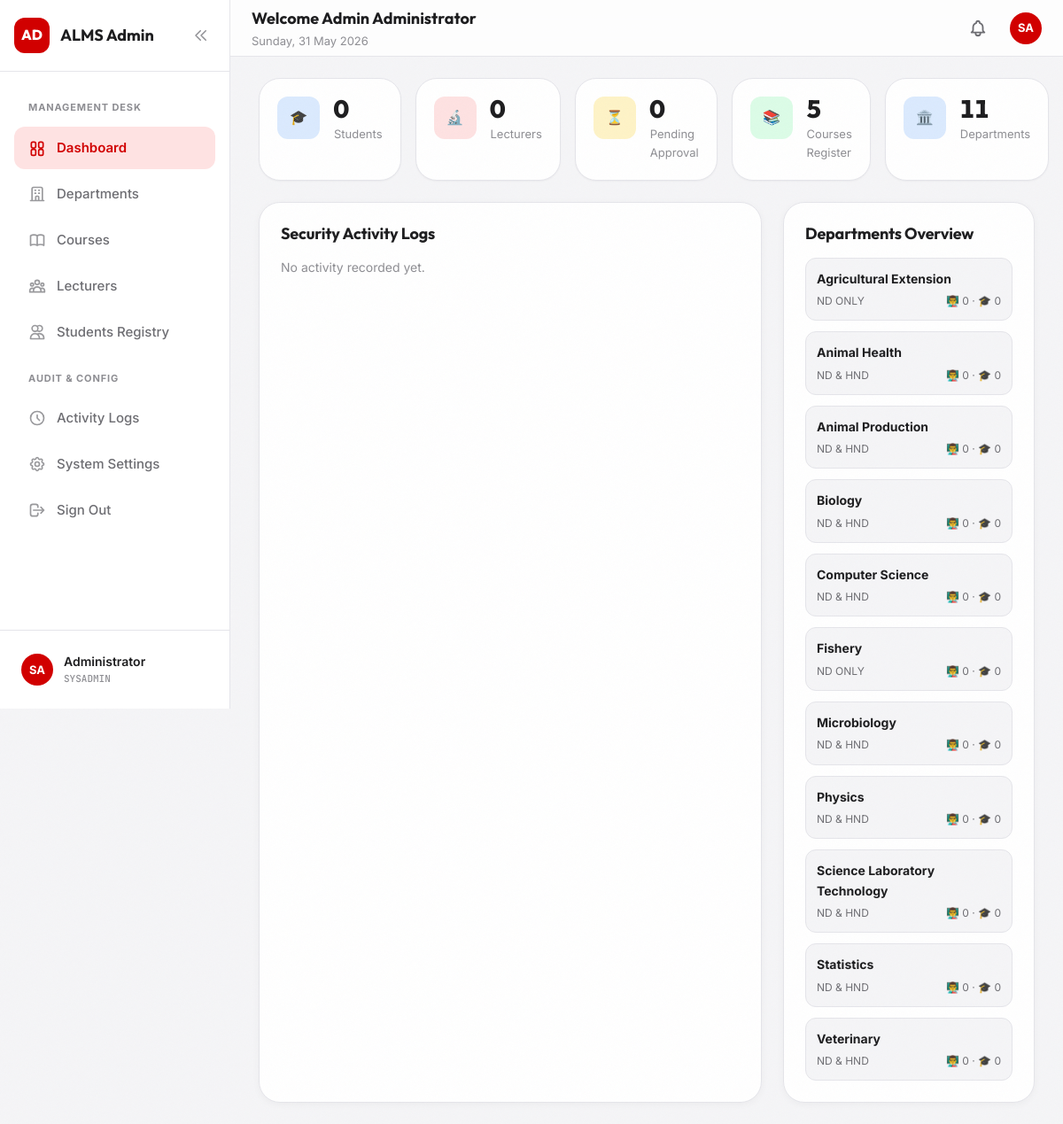
Page /admin/dashboard.php (signed in) on the committed database.
### tables this page shows
CREATE TABLE `departments` (
  `id` INT AUTO_INCREMENT PRIMARY KEY,
  `name` VARCHAR(255) NOT NULL UNIQUE,
  `level_offered` ENUM('ND & HND', 'ND ONLY') NOT NULL DEFAULT 'ND & HND'
);

### admin/dashboard.php (the view, shortened to what this page needs)
<?php
$currentPage = 'dashboard';
require_once __DIR__ . '/../includes/header.php';
$db = db();
$stats = [];
$stdStmt = $db->query("SELECT COUNT(*) AS total FROM users WHERE role = 'student'");
$stats['students'] = $stdStmt->fetch()['total'];
$lecStmt = $db->query("SELECT COUNT(*) AS total FROM users WHERE role = 'lecturer'");
$stats['lecturers'] = $lecStmt->fetch()['total'];
$pendStmt = $db->query("SELECT COUNT(*) AS total FROM users WHERE role = 'lecturer' AND status = 'pending'");
$stats['pending_lecturers'] = $pendStmt->fetch()['total'];
$crsStmt = $db->query("SELECT COUNT(*) AS total FROM courses");
$stats['courses'] = $crsStmt->fetch()['total'];
$deptStmt = $db->query("SELECT COUNT(*) AS total FROM departments");
$stats['departments'] = $deptStmt->fetch()['total'];
$activities = [];
try {
    $actStmt = $db->query("
        SELECT a.action, a.ip_address, a.timestamp, u.first_name, u.last_name, u.role
        FROM activity_log a
        JOIN users u ON a.user_id = u.id
        ORDER BY a.timestamp DESC LIMIT 20
    ");
    $activities = $actStmt->fetchAll();
} catch (PDOException $e) {
}
$deptsOverview = [];
try {
    $ovStmt = $db->query("
        SELECT d.id, d.name, d.level_offered,
               (SELECT COUNT(*) FROM student_profiles WHERE department_id = d.id) AS student_count,
               (SELECT COUNT(*) FROM lecturer_profiles WHERE primary_department_id = d.id) AS lecturer_count
        FROM departments d
        ORDER BY d.name ASC
    ");
    $deptsOverview = $ovStmt->fetchAll();
} catch (PDOException $e) {
}
?>
<?php require_once __DIR__ . '/../includes/nav-admin.php'; ?>
<div class="main-content">
    <?php require_once __DIR__ . '/../includes/topbar.php'; ?>
    <div class="page-content animate-fade-in">
        <div class="stats-row stats-row-5 mb-6">
            <div class="stat-card">
                <div class="stat-card-icon blue">🎓</div>
                <div>
                    <div class="stat-card-value font-mono-data"><?= $stats['students'] ?></div>
                    <div class="stat-card-label">Students</div>
                </div>
            </div>
            <div class="stat-card">
                <div class="stat-card-icon red">🔬</div>
                <div>
                    <div class="stat-card-value font-mono-data"><?= $stats['lecturers'] ?></div>
                    <div class="stat-card-label">Lecturers</div>
                </div>
            </div>
            <div class="stat-card">
                <div class="stat-card-icon amber">⏳</div>
                <div>
                    <div class="stat-card-value font-mono-data"><?= $stats['pending_lecturers'] ?></div>
                    <div class="stat-card-label">Pending Approval</div>
                </div>
            </div>
            <div class="stat-card">
                <div class="stat-card-icon green">📚</div>
                <div>
                    <div class="stat-card-value font-mono-data"><?= $stats['courses'] ?></div>
                    <div class="stat-card-label">Courses Register</div>
                </div>
            </div>
            <div class="stat-card">
                <div class="stat-card-icon blue">🏛️</div>
                <div>
                    <div class="stat-card-value font-mono-data"><?= $stats['departments'] ?></div>
                    <div class="stat-card-label">Departments</div>
                </div>
            </div>
        </div>
        <div class="content-grid">
            <div class="dashboard-widget" style="overflow-x: auto;">
                <h3 style="font-size: 1.125rem; font-weight: 700; margin-bottom: var(--sp-4);">Security Activity Logs</h3>
                <?php if (empty($activities)): ?>
                    <p class="text-muted text-sm">No activity recorded yet.</p>
                <?php endif; ?>
            </div>
            <div class="dashboard-widget">
                <h3 style="font-size: 1.125rem; font-weight: 700; margin-bottom: var(--sp-4);">Departments Overview</h3>
                <div style="display: flex; flex-direction: column; gap: 12px;">
                    <?php if (empty($deptsOverview)): ?>
                        <p class="text-muted text-sm">No departments available.</p>
                    <?php else: ?>
                        <?php foreach ($deptsOverview as $dept): ?>
                            <div style="padding: 12px; border-radius: 12px; border: 1px solid var(--clr-border-light); background: var(--clr-bg); display: flex; flex-direction: column; gap: 4px;">
                                <div style="font-weight: 700; font-size: 0.875rem; color: var(--clr-text);"><?= htmlspecialchars($dept['name']) ?></div>
                                <div style="display: flex; justify-content: space-between; font-size: 0.75rem; color: var(--clr-text-secondary);">
                                    <span><?= htmlspecialchars($dept['level_offered']) ?></span>
                                    <span>👨‍🏫 <?= $dept['lecturer_count'] ?> &middot; 🎓 <?= $dept['student_count'] ?></span>
                                </div>
                            </div>
                        <?php endforeach; ?>
                    <?php endif; ?>
                </div>
            </div>
        </div>
    </div>
</div>
<?php require_once __DIR__ . '/../includes/footer.php'; ?>

### includes/header.php (shortened to what this page needs)
<!DOCTYPE html>
<html lang="en">
<head>
    <link rel="stylesheet" href="/assets/css/index.css">
    <link rel="stylesheet" href="/assets/css/components.css">
    <link rel="stylesheet" href="/assets/css/dashboard.css">
</head>
<body class="film-grain">
<div class="dashboard-shell">

### includes/nav-admin.php (shortened to what this page needs)
<?php
$currentPage = $currentPage ?? '';
?>
<aside class="sidebar">
    <div class="sidebar-header">
        <a href="/admin/dashboard.php" class="sidebar-logo">
            <div class="sidebar-logo-icon">AD</div>
            <span class="sidebar-logo-text">ALMS Admin</span>
        </a>
        <button class="sidebar-collapse-btn" aria-label="Collapse Sidebar">
            <svg xmlns="http://www.w3.org/2000/svg" fill="none" viewBox="0 0 24 24" stroke="currentColor" stroke-width="2">
                <path stroke-linecap="round" stroke-linejoin="round" d="M11 19l-7-7 7-7m8 14l-7-7 7-7" />
            </svg>
        </button>
    </div>
    <nav class="sidebar-nav">
        <div class="sidebar-section-label">Management Desk</div>
        <a href="/admin/dashboard.php" class="sidebar-link <?= $currentPage === 'dashboard' ? 'active' : '' ?>">
            <span>Dashboard</span>
        </a>
        <a href="/admin/departments.php" class="sidebar-link <?= $currentPage === 'departments' ? 'active' : '' ?>">
            <svg xmlns="http://www.w3.org/2000/svg" fill="none" viewBox="0 0 24 24" stroke="currentColor" stroke-width="2">
                <path stroke-linecap="round" stroke-linejoin="round" d="M19 21V5a2 2 0 00-2-2H7a2 2 0 00-2 2v16m14 0h2m-2 0h-5m-9 0H3m2 0h5M9 7h1m-1 4h1m4-4h1m-1 4h1m-5 10v-5a1 1 0 011-1h2a1 1 0 011 1v5m-4 0h4" />
            </svg>
            <span>Departments</span>
        </a>
        <a href="/admin/courses.php" class="sidebar-link <?= $currentPage === 'courses' ? 'active' : '' ?>">
            <span>Courses</span>
        </a>
        <a href="/admin/lecturers.php" class="sidebar-link <?= $currentPage === 'lecturers' ? 'active' : '' ?>">
            <span>Lecturers</span>
        </a>
        <a href="/admin/users.php" class="sidebar-link <?= $currentPage === 'users' ? 'active' : '' ?>">
            <svg xmlns="http://www.w3.org/2000/svg" fill="none" viewBox="0 0 24 24" stroke="currentColor" stroke-width="2">
                <path stroke-linecap="round" stroke-linejoin="round" d="M12 4.354a4 4 0 110 5.292M15 21H3v-1a6 6 0 0112 0v1zm0 0h6v-1a6 6 0 00-9-5.197M13 7a4 4 0 11-8 0 4 4 0 018 0z" />
            </svg>
            <span>Students Registry</span>
        </a>
        <div class="sidebar-section-label">Audit & Config</div>
        <a href="/admin/logs.php" class="sidebar-link <?= $currentPage === 'logs' ? 'active' : '' ?>">
            <svg xmlns="http://www.w3.org/2000/svg" fill="none" viewBox="0 0 24 24" stroke="currentColor" stroke-width="2">
                <path stroke-linecap="round" stroke-linejoin="round" d="M12 8v4l3 3m6-3a9 9 0 11-18 0 9 9 0 0118 0z" />
            </svg>
            <span>Activity Logs</span>
        </a>
        <a href="/admin/settings.php" class="sidebar-link <?= $currentPage === 'settings' ? 'active' : '' ?>">
            <span>System Settings</span>
        </a>
        <a href="/auth.php?action=logout" class="sidebar-link">
            <svg xmlns="http://www.w3.org/2000/svg" fill="none" viewBox="0 0 24 24" stroke="currentColor" stroke-width="2">
                <path stroke-linecap="round" stroke-linejoin="round" d="M17 16l4-4m0 0l-4-4m4 4H7m6 4v1a3 3 0 01-3 3H6a3 3 0 01-3-3V7a3 3 0 013-3h4a3 3 0 013 3v1" />
            </svg>
            <span>Sign Out</span>
        </a>
    </nav>
    <div class="sidebar-footer">
        <div class="sidebar-user">
            <div class="sidebar-avatar">SA</div>
            <div class="sidebar-user-info">
                <div class="sidebar-user-name">Administrator</div>
                <div class="sidebar-user-id font-mono-data">SYSADMIN</div>
            </div>
        </div>
    </div>
</aside>

### includes/topbar.php (shortened to what this page needs)
<?php
$greeting = 'Welcome';
if (isset($_SESSION['role'])) {
    if ($_SESSION['role'] === 'admin') {
        $greeting .= ' Admin';
        if (isset($_SESSION['last_name'])) {
            $greeting .= ' ' . htmlspecialchars($_SESSION['last_name']);
        }
    } else {
        $title = $_SESSION['title'] ?? ($_SESSION['role'] === 'student' ? 'Student' : 'Lecturer');
        $greeting .= ' ' . htmlspecialchars($title) . ' ' . htmlspecialchars($_SESSION['first_name'] ?? '');
    }
}
$initials = 'U';
if (isset($_SESSION['first_name'], $_SESSION['last_name'])) {
    $initials = strtoupper(substr($_SESSION['first_name'], 0, 1) . substr($_SESSION['last_name'], 0, 1));
}
$avatarUrl = '';
?>
<header class="topbar">
    <div class="topbar-left">
        <div>
            <div class="topbar-greeting"><?= $greeting ?></div>
            <div class="topbar-date" data-date="<?= date('Y-m-d H:i:s') ?>" data-date-style="full"></div>
        </div>
    </div>
    <div class="topbar-right">
        <button class="topbar-notif" aria-label="Notifications" onclick="window.location.href='/notifications.php'">
        </button>
        <?php
        $profileLink = '/student/profile.php';
        if (isset($_SESSION['role'])) {
            if ($_SESSION['role'] === 'admin') $profileLink = '/admin/settings.php';
        }
        ?>
        <a href="<?= $profileLink ?>" class="topbar-avatar">
            <?php if ($avatarUrl): ?>
                <img src="<?= $avatarUrl ?>" alt="Avatar" style="width: 100%; height: 100%; object-fit: cover; border-radius: 50%;">
            <?php else: ?>
                <?= $initials ?>
            <?php endif; ?>
        </a>
    </div>
</header>

### includes/footer.php (shortened to what this page needs)
    </div>
</body>
</html>

### assets/css/index.css (style rules this page uses)
:root { --clr-primary: #D10000; --clr-primary-hover: #B00000; --clr-primary-light: #FEE2E2; --clr-primary-glow: rgba(209,0,0,0.25); --clr-bg: #F5F5F7; --clr-surface: #FFFFFF; --clr-border: #D1D1D6; --clr-border-light: #E5E5EA; --clr-text: #1D1D1F; --clr-text-secondary: #6E6E73; --clr-text-muted: #8E8E93; --clr-success: #34C759; --clr-success-light: #DCFCE7; --clr-warning: #FF9500; --clr-warning-light: #FEF3C7; --clr-danger: #FF3B30; --clr-danger-light: #FEE2E2; --clr-info: #007AFF; --clr-info-light: #DBEAFE; --clr-dark-bg: #0F0F0F; --clr-dark-surface: #1A1A1A; --clr-dark-border: #2A2A2A; --clr-dark-text: #F5F5F7; --clr-dark-muted: #8E8E93; --sp-1: 0.25rem; --sp-2: 0.5rem; --sp-3: 0.75rem; --sp-4: 1rem; --sp-5: 1.25rem; --sp-6: 1.5rem; --sp-8: 2rem; --sp-10: 2.5rem; --sp-12: 3rem; --sp-16: 4rem; --sp-20: 5rem; --sp-24: 6rem; --radius-sm: 8px; --radius-md: 12px; --radius-lg: 16px; --radius-xl: 20px; --radius-2xl: 24px; --radius-pill: 9999px; --shadow-xs: 0 1px 2px rgba(0,0,0,0.04); --shadow-sm: 0 2px 8px rgba(0,0,0,0.04); --shadow-md: 0 4px 24px rgba(0,0,0,0.06); --shadow-lg: 0 8px 40px rgba(0,0,0,0.08); --shadow-xl: 0 12px 56px rgba(0,0,0,0.12); --shadow-glow: 0 0 24px rgba(209,0,0,0.15); --font-body: 'Inter', -apple-system, BlinkMacSystemFont, sans-serif; --font-heading: 'Outfit', 'Inter', sans-serif; --font-mono: 'JetBrains Mono', 'Fira Code', monospace; --ease-out: cubic-bezier(0.16, 1, 0.3, 1); --ease-spring: cubic-bezier(0.34, 1.56, 0.64, 1); --duration-fast: 150ms; --duration-normal: 250ms; --duration-slow: 400ms; --sidebar-width: 260px; --sidebar-collapsed: 72px; --topbar-height: 64px; --max-content: 1280px; }
*, *::before, *::after { margin: 0; padding: 0; box-sizing: border-box; }
html { font-size: 16px; scroll-behavior: smooth; -webkit-text-size-adjust: 100%; -webkit-font-smoothing: antialiased; -moz-osx-font-smoothing: grayscale; }
body { font-family: var(--font-body); font-weight: 400; line-height: 1.6; color: var(--clr-text); background: var(--clr-bg); overflow-x: hidden; }
h1, h2, h3, h4, h5, h6 { font-family: var(--font-heading); font-weight: 700; line-height: 1.2; color: var(--clr-text); letter-spacing: -0.01em; }
h3 { font-size: 1.5rem; }
p { margin-bottom: var(--sp-4); }
a { color: var(--clr-primary); text-decoration: none; transition: color var(--duration-fast) ease; }
img, video, svg { display: block; max-width: 100%; }
input, textarea, select, button { font-family: inherit; font-size: inherit; border: none; outline: none; background: none; }
.font-mono-data { font-family: var(--font-mono); font-weight: 500; font-variant-numeric: tabular-nums; }
.text-muted { color: var(--clr-text-muted); }
.text-sm { font-size: 0.875rem; }
.mb-6 { margin-bottom: var(--sp-6); }
.dashboard-widget { background: var(--clr-surface); border-radius: var(--radius-2xl); padding: var(--sp-6); box-shadow: var(--shadow-sm); border: 1px solid var(--clr-border-light); }
.sidebar-link { display: flex; align-items: center; gap: var(--sp-3); padding: var(--sp-3) var(--sp-4); border-radius: var(--radius-md); color: var(--clr-text-secondary); font-size: 0.9375rem; font-weight: 500; transition: all var(--duration-fast) ease; text-decoration: none; white-space: nowrap; overflow: hidden; }
.sidebar-link svg { width: 20px; height: 20px; flex-shrink: 0; opacity: 0.7; transition: opacity var(--duration-fast) ease; }
.sidebar-link.active { background: var(--clr-primary-light); color: var(--clr-primary); font-weight: 600; }
.sidebar-link.active svg { opacity: 1; color: var(--clr-primary); }
.film-grain { position: relative; }
.film-grain::after { content: ''; position: absolute; inset: 0; opacity: 0.03; pointer-events: none; background-size: 128px 128px; z-index: 1; }
.animate-fade-in { animation: fadeIn 0.4s ease forwards; }

### rows in the picture
departments: name "Agricultural Extension", level_offered "ND ONLY", lecturer_count "0", student_count "0"
departments: name "Animal Health", level_offered "ND & HND", lecturer_count "0", student_count "0"
departments: name "Animal Production", level_offered "ND & HND", lecturer_count "0", student_count "0"
departments: name "Biology", level_offered "ND & HND", lecturer_count "0", student_count "0"
departments: name "Computer Science", level_offered "ND & HND", lecturer_count "0", student_count "0"
departments: name "Fishery", level_offered "ND ONLY", lecturer_count "0", student_count "0"
departments: name "Microbiology", level_offered "ND & HND", lecturer_count "0", student_count "0"
departments: name "Physics", level_offered "ND & HND", lecturer_count "0", student_count "0"
departments: name "Science Laboratory Technology", level_offered "ND & HND", lecturer_count "0", student_count "0"
departments: name "Statistics", level_offered "ND & HND", lecturer_count "0", student_count "0"
departments: name "Veterinary", level_offered "ND & HND", lecturer_count "0", student_count "0"

### other values in the picture
$greeting "Welcome Admin Administrator"
$initials "SA"
$stats['students'] "0"
$stats['lecturers'] "0"
$stats['pending_lecturers'] "0"
$stats['courses'] "5"
$stats['departments'] "11"
